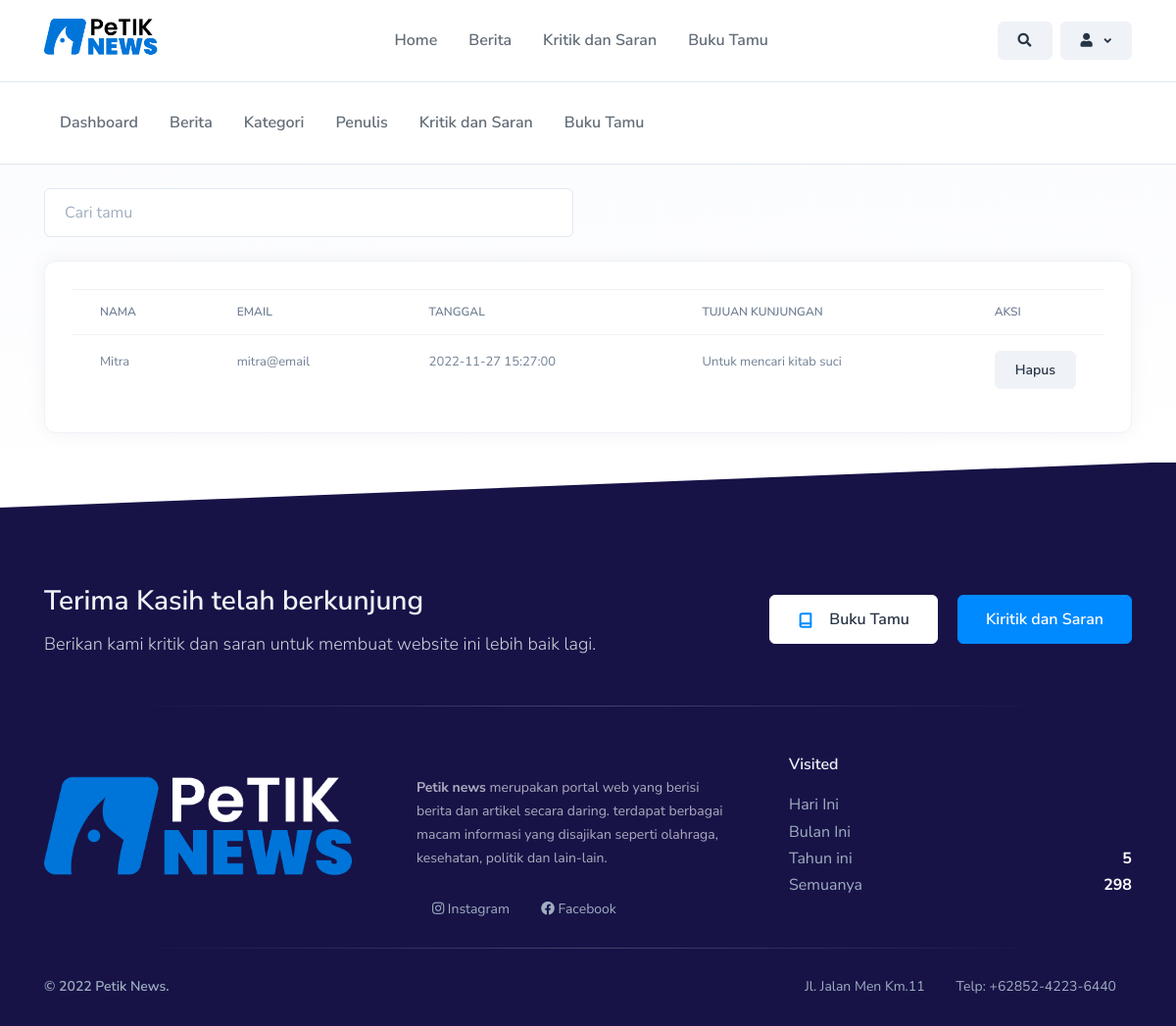
/userbukutamu (signed in), run on the app's committed database.
### tables this page shows
CREATE TABLE IF NOT EXISTS `buku_tamu` (
  `id` int(11) NOT NULL AUTO_INCREMENT,
  `nama` varchar(255) DEFAULT NULL,
  `email` text,
  `tujuan` text,
  `tanggal` datetime DEFAULT NULL,
  PRIMARY KEY (`id`)
);

### app/core/Controller.php (called while the page is built, shortened)
<?php
class Controller{
	public function view($view, $data = [])
	{
		require_once '../app/views/' . $view . '.php';
	}
	public function model($model)
	{
		return new $model;
	}
}

### app/controllers/userbukutamu.php (called while the page is built, shortened)
<?php
class UserBukuTamu extends Controller {
    public function index()
	{
		$data['title'] = 'Halaman Home';
		if(isset($_POST['cari'])){
			$data['kritik'] = $this->model('BukuTamuModel')->getAll($_POST['cari']);
        } else {
			$data['kritik'] = $this->model('BukuTamuModel')->getAll();
        }
		$this->view('user/buku/index', $data);
	}
}

### app/core/App.php (called while the page is built, shortened)
<?php
class App{
	protected $method = 'index';
	protected $params = [];
	public function __construct(){
		$this->controller = new $this->controller;
		call_user_func_array([$this->controller, $this->method], $this->params);
	}
}

### public/index.php (called while the page is built, shortened)
<?php
$app = new App;

### app/core/Database.php (called while the page is built, shortened)
<?php
class Database{
	private $host = DB_HOST;
	private $user = DB_USER;
	private $pass = DB_PASS;
	private $dbnm = DB_NAME;
	private $dbh;
	private $stmt;
	public function __construct()
	{
		$dsn = 'mysql:host='. $this->host .';dbname='. $this->dbnm;
		$option = [
			PDO::ATTR_PERSISTENT => true,
			PDO::ATTR_ERRMODE => PDO::ERRMODE_EXCEPTION
		];
		try{
			$this->dbh = new PDO($dsn,$this->user,$this->pass, $option);
		}catch(PDOException $e){
			die($e->getMessage());
		}
	}
	public function query($query)
	{
		$this->stmt = $this->dbh->prepare($query);
	}
	public function execute()
	{
		$this->stmt->execute();
	}
	public function resultSet()
	{
		$this->execute();
		return $this->stmt->fetchAll(PDO::FETCH_ASSOC);
	}
}

### app/models/BukuTamuModel.php (called while the page is built, shortened)
<?php
class BukuTamuModel {
	private $table = 'buku_tamu';
	private $db;
	public function __construct()
	{
		$this->db = new Database;
	}
	public function getAll($search = null, $limit = null)
	{
		$query = 'SELECT * FROM ' . $this->table;
		$this->db->query($query);
		return $this->db->resultSet();
	}
}

### app/views/user/buku/index.php (the view)
<div class="container mt-4">
    <div class="row mb-4">
        <form action="<?= base_url ?>/userbukutamu" method="POST" class="col-lg-6 col-12">
            <input
                type="text"
                class="form-control"
                placeholder="Cari tamu"
                onsubmit="this.form.submit"
                name="cari"
                value="<?= isset($_POST['cari']) ? $_POST['cari'] : '' ?>">
        </form>
    </div>
    <div class="card">
        <div class="card-body">
            <div class="table-responsive">
                <table class="table">
                    <thead>
                        <tr>
                            <th>NAMA</th>
                            <th>EMAIL</th>
                            <th>TANGGAL</th>
                            <th>TUJUAN KUNJUNGAN</th>
                            <th style="width: 1px;">AKSI</th>
                        </tr>
                    </thead>
                    <tbody>
                        <?php foreach($data['kritik'] as $item){ ?>
                            <tr>
                                <td><?= $item["nama"] ?></td>
                                <td><?= $item["email"] ?></td>
                                <td><?= $item["tanggal"] ?></td>
                                <td style="white-space: pre-wrap"><?= $item["tujuan"] ?></td>
                                <td>
                                    <a href="<?= base_url ?>/userbukutamu/hapus/<?= $item['id'] ?>" class="btn btn-sm btn-secondary">Hapus</a>
                                </td>
                            </tr>
                        <?php } ?>
                    </tbody>
                </table>
            </div>
        </div>
    </div>
</div>

### data on the page
buku_tamu: nama "Mitra", email "mitra@email", tanggal "2022-11-27 15:27:00", tujuan "Untuk mencari kitab suci"

### other printed values
$footer["tahun"]["jumlah"] "5"
$footer["semua"]["jumlah"] "298"
